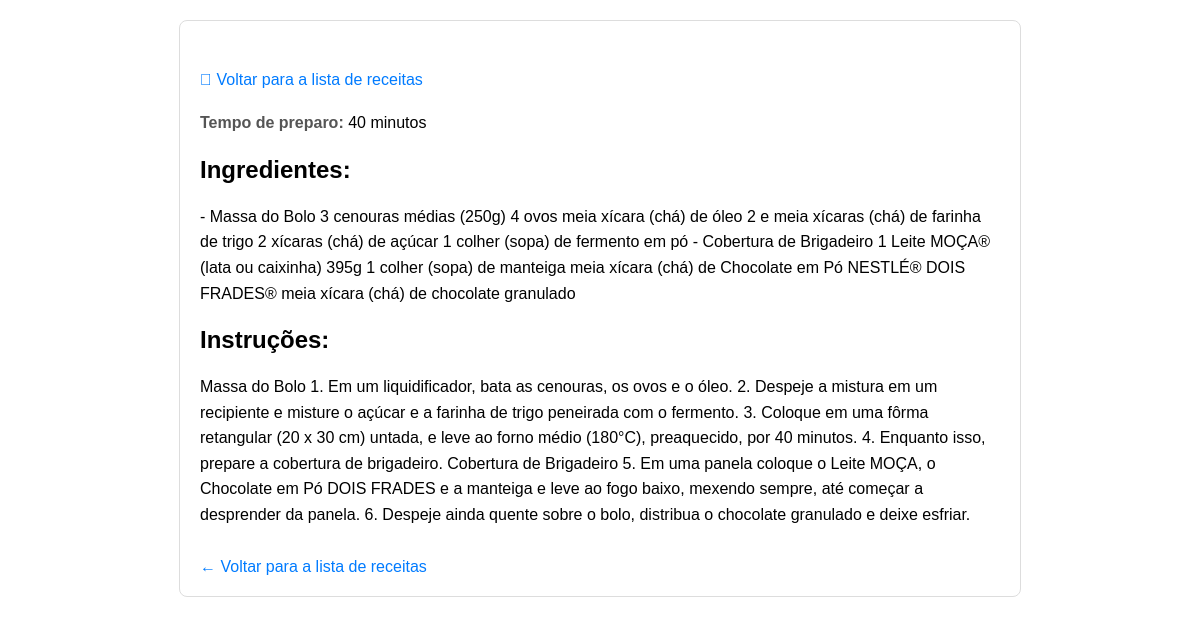
Before: /recipes/1/ with the older database file.
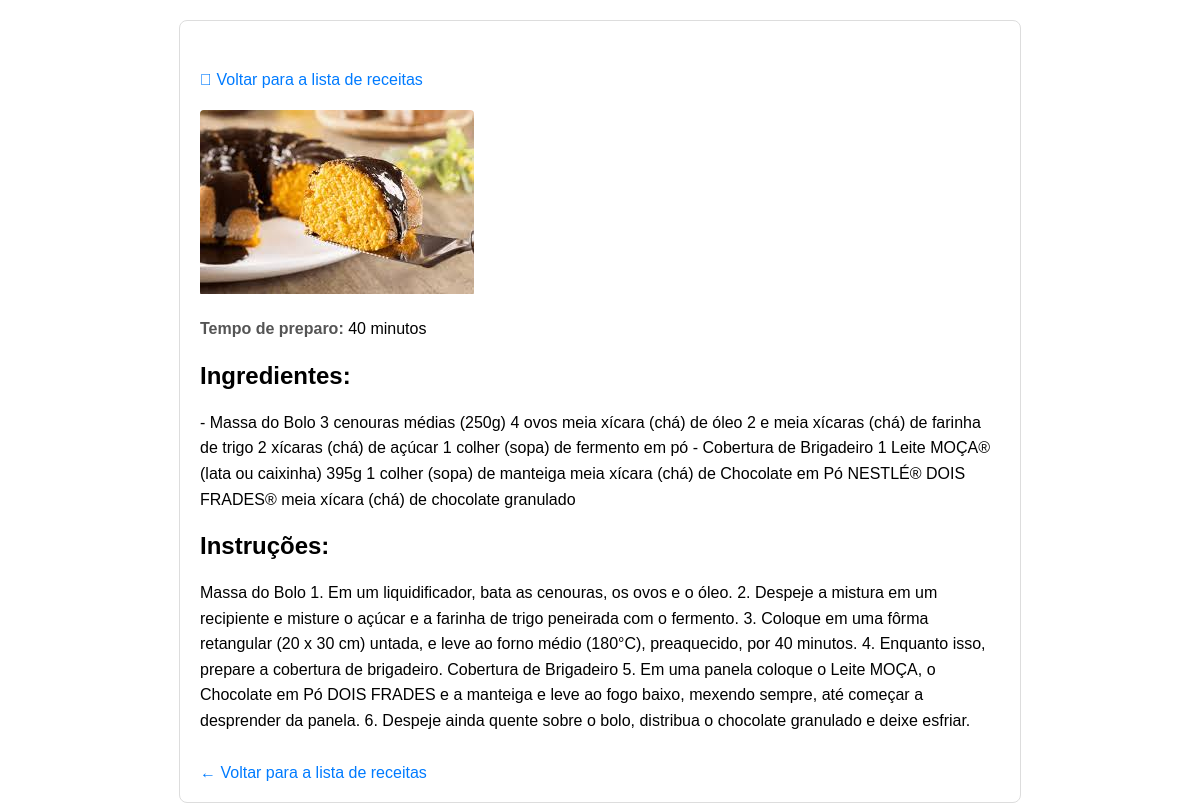
After: the same page with the newer database file.
### recipes/models.py (models this page shows, shortened)
class Recipe(models.Model):
    title = models.CharField(max_length=200)
    ingredients = models.TextField()
    instructions = models.TextField()
    cooking_time = models.IntegerField(help_text='in minutes')
    image = models.ImageField(upload_to='recipes/', blank=True, null=True)
    class Meta:
        verbose_name_plural = 'Recipes'

### recipes/views.py (the view)
# urls.py: path('<int:pk>/', views.recipe_detail, name='recipe_detail'),
def recipe_detail(request, pk):
    recipe = get_object_or_404(Recipe, pk=pk)
    return render(request, 'recipes/recipe_detail.html', {'recipe': recipe})

### recipes/templates/recipes/recipe_detail.html (shortened to what this page needs)
<!DOCTYPE html>
<html lang="pt-br">
<head>
</head>
<body>
    <div class="container">
        <a href="{% url 'recipe_list' %}" class="back-link"> Voltar para a lista de receitas</a>
        {% if recipe.image %}
            <img src="{{ recipe.image.url }}" alt="Imagem de {{ receita.título }}">
        {% endif %}
        <p><strong>Tempo de preparo:</strong> {{ recipe.cooking_time }} minutos</p>
        <h2>Ingredientes:</h2>
        <p>{{  recipe.ingredients }}</p>
        <h2>Instruções:</h2>
        <p>{{ recipe.instructions }}</p>
        <a href="{% url 'recipe_list' %}" class="back-link">← Voltar para a lista de receitas</a>
    </div>
</body>
</html>

Changed rows visible on the page:
changed Recipe: image: picture added
